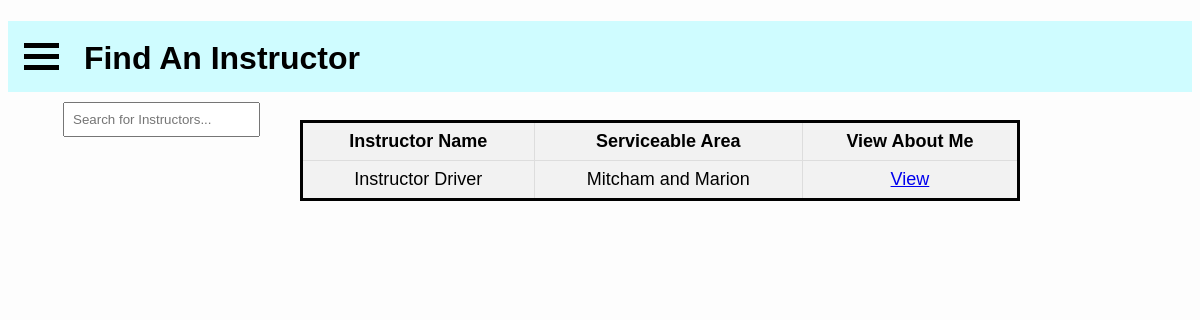
Screenshot of /learners/find-instructor.php (signed in) with the database file from the repository.
### tables this page shows
CREATE TABLE InstructorInfo (
    instructorID INT PRIMARY KEY,
    serviceableArea varchar(40),
    aboutMe varchar(512)
);

CREATE TABLE Users (
    id int NOT NULL AUTO_INCREMENT PRIMARY KEY,
    email varchar(100) UNIQUE,
    password varchar(100),
    phoneNumber varchar(10),
    firstName varchar(100),
    lastName varchar(100),
    dob date,
    learner boolean DEFAULT 0,
    instructor boolean DEFAULT 0,
    supervisor boolean DEFAULT 0,
    government boolean DEFAULT 0,
    licenceNo varchar(6),
    hasTempPassword boolean DEFAULT 0
) AUTO_INCREMENT = 1;

### learners/find-instructor.php (the view, shortened to what this page needs)
<?php
require_once "../inc/db-session-include.php";
?>
<!DOCTYPE html>
<html lang="en">
<head>
    <link rel="stylesheet" href="../style/menu-style.css" />
    <link rel="stylesheet" href="../style/home-page.css" />
</head>
<body>
    <?php require_once "learner-menu.php"; ?>
    <div <?php echo isset($entry) ? "style='display: none'" : "" ?>>
        <div class="search-container">
            <input type="text" id="searchInput" onkeyup="filterTable()" placeholder="Search for Instructors...">
        </div>
        <table id="filterableTable">
            <tr>
                <th>Instructor Name</th>
                <th>Serviceable Area</th>
                <th>View About Me</th>
            </tr>
            <?php
            $sql = "SELECT * FROM InstructorInfo JOIN Users ON Users.id = InstructorInfo.instructorID;";
            if ($result = mysqli_query($conn, $sql)) {
                if (mysqli_num_rows($result) > 0) {
                    while ($row = mysqli_fetch_assoc($result)) {
                        $name = $row["firstName"] . " " . $row["lastName"];
                        $serviceableArea = $row["serviceableArea"];
                        echo "<tr>";
                        echo "<td>$name</td>";
                        echo "<td>$serviceableArea</td>";
                        echo "<td><a href='view-instructor.php?viewing={$row["id"]}'>View</a></td>";
                        echo "</tr>";
                    }
                }
            }
            ?>
        </table>
    </div>
</body>
</html>

### style/menu-style.css (style rules this page uses)
html { background-color: #fdfdfd; }
body { font-family: Helvetica, Arial, sans-serif; }

### style/home-page.css (style rules this page uses)
body { flex-direction: column; height: 100vh; }
table { border: 3px solid #000000; border-collapse: collapse; width: 100%; }
input#searchInput { padding: 8px; margin-left: 55px; }
td, th { border: 1px solid #dddddd; text-align: left; padding: 8px; }
tr:nth-child(even) { background-color: #f2f2f2; }
th { background-color: #dddddd; }
table { width: 60%; margin: 0 auto; border-collapse: collapse; }
th, td { padding: 8px; border: 1px solid #ddd; text-align: center; }
th { background-color: #f2f2f2; }
#filterableTable { position: absolute; top: 120px; left: 300px; font-size: 18px; }

### rows the page displays
instructorinfo: users.firstName+lastName "Instructor Driver", serviceableArea "Mitcham and Marion"
